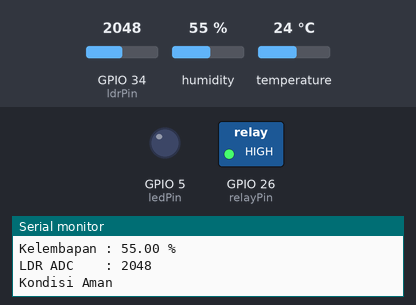
Bench run of a sketch on a simulated ESP32. Parts: switched loads named in the sketch (green lamp = pin HIGH), output pins drawn as LEDs (lit = HIGH), the last lines printed to the serial monitor. Inputs (shaded band) come from the test bench; at power-on: temperature 24 °C, GPIO 34 (ldrPin) = 2048, humidity 55 %.

Above: at 5.8 s.
5.9 s: temperature set to 33.3 °C
9.6 s: temperature set to 34.7 °C
At 11.1 s:
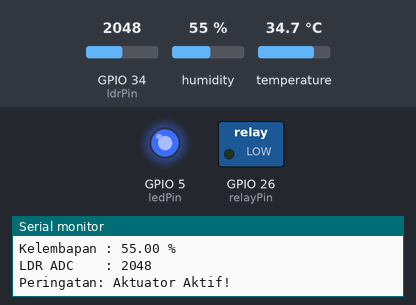
13.3 s: temperature set to 12 °C
At 15.7 s:
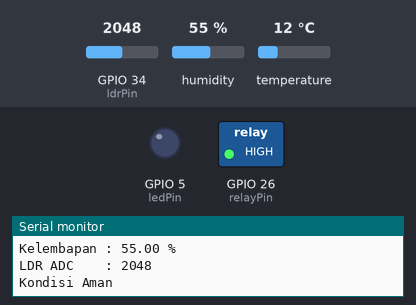
17.0 s: temperature set to 41 °C
At 18.0 s:
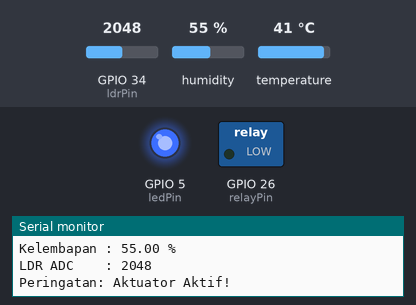
Timing chart, 0 to 20.0 s (numbered marks = the images above; inputs shaded):
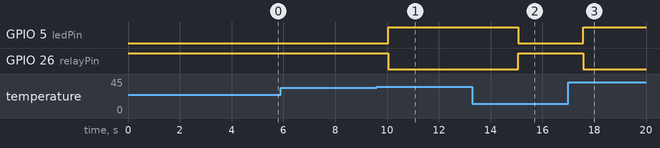

Measured:
- the behaviour switches between 34 and 34.1 °C on temperature (found by bisection; images 0 and 1)
- after the input at 9.6 s, GPIO 5 (ledPin): LOW → HIGH after 0.44 s; GPIO 26 (relayPin): HIGH → LOW after 0.44 s
- after the input at 13.3 s, GPIO 5 (ledPin): HIGH → LOW after 1.8 s; GPIO 26 (relayPin): LOW → HIGH after 1.8 s
- after the input at 17.0 s, GPIO 5 (ledPin): LOW → HIGH after 0.57 s; GPIO 26 (relayPin): HIGH → LOW after 0.57 s

The sketch:

sketch.ino
```cpp
#include <DHT.h>

const int ldrPin = 34;
const int dhtPin = 13;
const int relayPin = 26;
const int ledPin = 5;

#define DHTTYPE DHT22

DHT dht(dhtPin, DHTTYPE);

void setup() {
  Serial.begin(115200);

  dht.begin();

  pinMode(relayPin, OUTPUT);
  pinMode(ledPin, OUTPUT);

  // Relay Active-Low -> HIGH = OFF
  digitalWrite(relayPin, HIGH);
  digitalWrite(ledPin, LOW);

  Serial.println("================================");
  Serial.println(" SMART WAREHOUSE");
  Serial.println(" ESP32");
  Serial.println("================================");
}

void loop() {
  delay(2500);

  // Membaca sensor
  int ldrValue = analogRead(ldrPin);

  float temperature = dht.readTemperature();
  float humidity = dht.readHumidity();

  // Cek DHT
  if (isnan(temperature) || isnan(humidity)) {
    Serial.println("Gagal membaca data DHT!");
    return;
  }

  Serial.println("--------------------------------");
  Serial.print("Suhu       : ");
  Serial.print(temperature);
  Serial.println(" C");

  Serial.print("Kelembapan : ");
  Serial.print(humidity);
  Serial.println(" %");

  Serial.print("LDR ADC    : ");
  Serial.println(ldrValue);

  // LOGIKA SMART WAREHOUSE
  if (temperature > 34 || ldrValue < 300) {

    // Relay Active-Low
    digitalWrite(relayPin, LOW);
    digitalWrite(ledPin, HIGH);

    Serial.println("Peringatan: Aktuator Aktif!");

  } else {

    digitalWrite(relayPin, HIGH);
    digitalWrite(ledPin, LOW);

    Serial.println("Kondisi Aman");
  }
}
```
